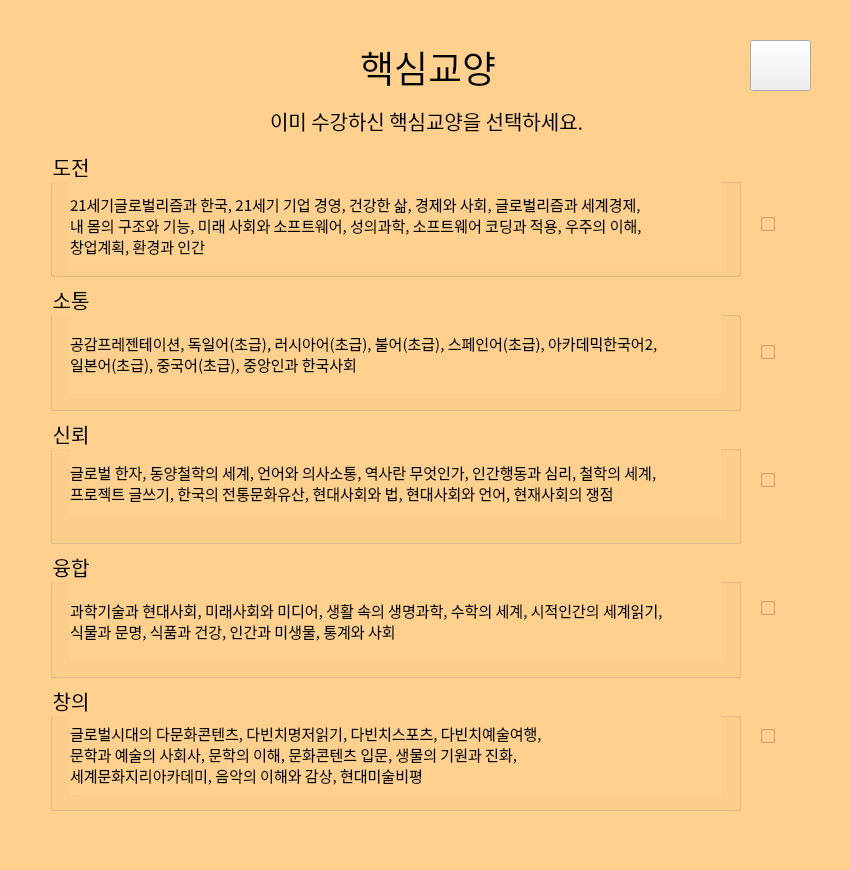
<?xml version="1.0" encoding="UTF-8"?>
<ui version="4.0">
 <class>LiberalMainOption</class>
 <widget class="QMainWindow" name="LiberalMainOption">
  <property name="geometry">
   <rect>
    <x>0</x>
    <y>0</y>
    <width>850</width>
    <height>870</height>
   </rect>
  </property>
  <property name="windowTitle">
   <string>MainWindow</string>
  </property>
  <property name="styleSheet">
   <string notr="true">background-color: transparent;
background-color: rgb(255, 208, 142);
</string>
  </property>
  <widget class="QWidget" name="centralwidget">
   <widget class="QLabel" name="label_main_liberal_option_title">
    <property name="geometry">
     <rect>
      <x>360</x>
      <y>41</y>
      <width>171</width>
      <height>51</height>
     </rect>
    </property>
    <property name="font">
     <font>
      <family>배달의민족 주아</family>
      <pointsize>28</pointsize>
      <weight>50</weight>
      <bold>false</bold>
     </font>
    </property>
    <property name="text">
     <string>핵심교양</string>
    </property>
   </widget>
   <widget class="QLabel" name="label_main_liberal_ment">
    <property name="geometry">
     <rect>
      <x>270</x>
      <y>100</y>
      <width>741</width>
      <height>41</height>
     </rect>
    </property>
    <property name="font">
     <font>
      <family>배달의민족 주아</family>
      <pointsize>15</pointsize>
     </font>
    </property>
    <property name="styleSheet">
     <string notr="true">background-color:transparent</string>
    </property>
    <property name="text">
     <string>이미 수강하신 핵심교양을 선택하세요. </string>
    </property>
   </widget>
   <widget class="QPushButton" name="pushButton_right_arrow">
    <property name="geometry">
     <rect>
      <x>750</x>
      <y>40</y>
      <width>61</width>
      <height>51</height>
     </rect>
    </property>
    <property name="styleSheet">
     <string notr="true">#pushButton_right_arrow{
background-color: transparent;
border-image: url(:right_arrow3.png);
background: none;
background-repeat: none;
}
</string>
    </property>
    <property name="text">
     <string/>
    </property>
   </widget>
   <widget class="QWidget" name="layoutWidget">
    <property name="geometry">
     <rect>
      <x>50</x>
      <y>150</y>
      <width>691</width>
      <height>661</height>
     </rect>
    </property>
    <layout class="QVBoxLayout" name="verticalLayout">
     <item>
      <widget class="QGroupBox" name="groupBox_challenge">
       <property name="font">
        <font>
         <family>배달의민족 주아</family>
         <pointsize>15</pointsize>
        </font>
       </property>
       <property name="title">
        <string>도전</string>
       </property>
       <widget class="QLabel" name="label_challenge">
        <property name="geometry">
         <rect>
          <x>20</x>
          <y>30</y>
          <width>651</width>
          <height>91</height>
         </rect>
        </property>
        <property name="font">
         <font>
          <family>배달의민족 주아</family>
          <pointsize>11</pointsize>
         </font>
        </property>
        <property name="text">
         <string>21세기글로벌리즘과 한국, 21세기 기업 경영, 건강한 삶, 경제와 사회, 글로벌리즘과 세계경제, 
내 몸의 구조와 기능, 미래 사회와 소프트웨어, 성의과학, 소프트웨어 코딩과 적용, 우주의 이해, 
창업계획, 환경과 인간</string>
        </property>
       </widget>
      </widget>
     </item>
     <item>
      <widget class="QGroupBox" name="groupBox_communication">
       <property name="font">
        <font>
         <family>배달의민족 주아</family>
         <pointsize>15</pointsize>
        </font>
       </property>
       <property name="title">
        <string>소통</string>
       </property>
       <widget class="QLabel" name="label_communication">
        <property name="geometry">
         <rect>
          <x>20</x>
          <y>30</y>
          <width>651</width>
          <height>81</height>
         </rect>
        </property>
        <property name="font">
         <font>
          <family>배달의민족 주아</family>
          <pointsize>11</pointsize>
         </font>
        </property>
        <property name="text">
         <string>공감프레젠테이션, 독일어(초급), 러시아어(초급), 불어(초급), 스페인어(초급), 아카데믹한국어2, 
일본어(초급), 중국어(초급), 중앙인과 한국사회</string>
        </property>
       </widget>
      </widget>
     </item>
     <item>
      <widget class="QGroupBox" name="groupBox_trust">
       <property name="font">
        <font>
         <family>배달의민족 주아</family>
         <pointsize>15</pointsize>
        </font>
       </property>
       <property name="title">
        <string>신뢰</string>
       </property>
       <widget class="QLabel" name="label_trust">
        <property name="geometry">
         <rect>
          <x>20</x>
          <y>30</y>
          <width>651</width>
          <height>71</height>
         </rect>
        </property>
        <property name="font">
         <font>
          <family>배달의민족 주아</family>
          <pointsize>11</pointsize>
         </font>
        </property>
        <property name="text">
         <string>글로벌 한자, 동양철학의 세계, 언어와 의사소통, 역사란 무엇인가, 인간행동과 심리, 철학의 세계, 
프로젝트 글쓰기, 한국의 전통문화유산, 현대사회와 법, 현대사회와 언어, 현재사회의 쟁점</string>
        </property>
       </widget>
      </widget>
     </item>
     <item>
      <widget class="QGroupBox" name="groupBox_unite">
       <property name="font">
        <font>
         <family>배달의민족 주아</family>
         <pointsize>15</pointsize>
        </font>
       </property>
       <property name="title">
        <string>융합</string>
       </property>
       <widget class="QLabel" name="label_unite">
        <property name="geometry">
         <rect>
          <x>20</x>
          <y>30</y>
          <width>651</width>
          <height>81</height>
         </rect>
        </property>
        <property name="font">
         <font>
          <family>배달의민족 주아</family>
          <pointsize>11</pointsize>
         </font>
        </property>
        <property name="text">
         <string>과학기술과 현대사회, 미래사회와 미디어, 생활 속의 생명과학, 수학의 세계, 시적인간의 세계읽기, 
식물과 문명, 식품과 건강, 인간과 미생물, 통계와 사회</string>
        </property>
       </widget>
      </widget>
     </item>
     <item>
      <widget class="QGroupBox" name="groupBox_creative">
       <property name="font">
        <font>
         <family>배달의민족 주아</family>
         <pointsize>15</pointsize>
        </font>
       </property>
       <property name="title">
        <string>창의</string>
       </property>
       <widget class="QLabel" name="label_creative">
        <property name="geometry">
         <rect>
          <x>20</x>
          <y>30</y>
          <width>651</width>
          <height>81</height>
         </rect>
        </property>
        <property name="font">
         <font>
          <family>배달의민족 주아</family>
          <pointsize>11</pointsize>
         </font>
        </property>
        <property name="text">
         <string>글로벌시대의 다문화콘텐츠, 다빈치명저읽기, 다빈치스포츠, 다빈치예술여행, 
문학과 예술의 사회사, 문학의 이해, 문화콘텐츠 입문, 생물의 기원과 진화, 
세계문화지리아카데미, 음악의 이해와 감상, 현대미술비평</string>
        </property>
       </widget>
      </widget>
     </item>
    </layout>
   </widget>
   <widget class="QLabel" name="label_borderline">
    <property name="geometry">
     <rect>
      <x>-19</x>
      <y>-30</y>
      <width>897</width>
      <height>919</height>
     </rect>
    </property>
    <property name="styleSheet">
     <string notr="true">background-color: transparent;</string>
    </property>
    <property name="text">
     <string/>
    </property>
    <property name="pixmap">
     <pixmap resource="menu_logo.qrc">:/borderline.png</pixmap>
    </property>
    <property name="scaledContents">
     <bool>true</bool>
    </property>
   </widget>
   <widget class="QLabel" name="label">
    <property name="geometry">
     <rect>
      <x>140</x>
      <y>30</y>
      <width>81</width>
      <height>121</height>
     </rect>
    </property>
    <property name="styleSheet">
     <string notr="true">background-color: transparent;</string>
    </property>
    <property name="text">
     <string/>
    </property>
    <property name="pixmap">
     <pixmap resource="menu_logo.qrc">:/bear1.png</pixmap>
    </property>
    <property name="scaledContents">
     <bool>true</bool>
    </property>
   </widget>
   <widget class="QCheckBox" name="checkBox_challenge">
    <property name="geometry">
     <rect>
      <x>761</x>
      <y>216</y>
      <width>16</width>
      <height>16</height>
     </rect>
    </property>
    <property name="text">
     <string/>
    </property>
   </widget>
   <widget class="QCheckBox" name="checkBox_communication">
    <property name="geometry">
     <rect>
      <x>761</x>
      <y>344</y>
      <width>16</width>
      <height>16</height>
     </rect>
    </property>
    <property name="text">
     <string/>
    </property>
   </widget>
   <widget class="QCheckBox" name="checkBox_creative">
    <property name="geometry">
     <rect>
      <x>761</x>
      <y>728</y>
      <width>16</width>
      <height>16</height>
     </rect>
    </property>
    <property name="text">
     <string/>
    </property>
   </widget>
   <widget class="QCheckBox" name="checkBox_trust">
    <property name="geometry">
     <rect>
      <x>761</x>
      <y>472</y>
      <width>16</width>
      <height>16</height>
     </rect>
    </property>
    <property name="text">
     <string/>
    </property>
   </widget>
   <widget class="QCheckBox" name="checkBox_unite">
    <property name="geometry">
     <rect>
      <x>761</x>
      <y>600</y>
      <width>16</width>
      <height>16</height>
     </rect>
    </property>
    <property name="text">
     <string/>
    </property>
   </widget>
   <zorder>label_borderline</zorder>
   <zorder>label_main_liberal_option_title</zorder>
   <zorder>label_main_liberal_ment</zorder>
   <zorder>pushButton_right_arrow</zorder>
   <zorder>layoutWidget</zorder>
   <zorder>checkBox_challenge</zorder>
   <zorder>checkBox_communication</zorder>
   <zorder>checkBox_creative</zorder>
   <zorder>checkBox_trust</zorder>
   <zorder>checkBox_unite</zorder>
   <zorder>label</zorder>
  </widget>
  <widget class="QMenuBar" name="menubar">
   <property name="geometry">
    <rect>
     <x>0</x>
     <y>0</y>
     <width>850</width>
     <height>26</height>
    </rect>
   </property>
  </widget>
  <widget class="QStatusBar" name="statusbar"/>
 </widget>
 <resources>
  <include location="menu_logo.qrc"/>
 </resources>
 <connections/>
</ui>
